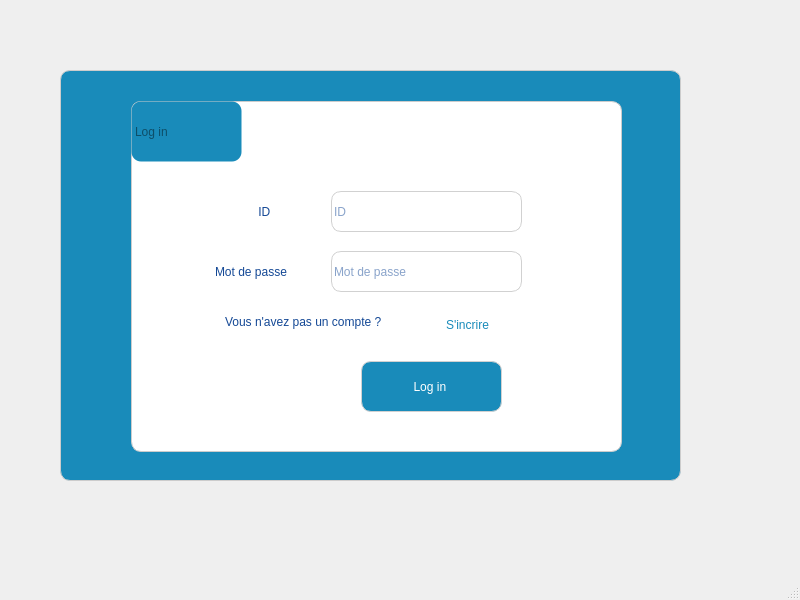
<?xml version="1.0" encoding="UTF-8"?>
<ui version="4.0">
 <class>Login</class>
 <widget class="QMainWindow" name="Login">
  <property name="geometry">
   <rect>
    <x>0</x>
    <y>0</y>
    <width>800</width>
    <height>600</height>
   </rect>
  </property>
  <property name="windowTitle">
   <string>MainWindow</string>
  </property>
  <property name="styleSheet">
   <string notr="true">/****************Buttons**********************/
QPushButton{
	border-radius:10px;
	color: rgb(255, 255, 255);
	 border-width: 2px;
	background-color: rgb(25, 139, 186);
	font: 75 10pt &quot;Times New Roman&quot;;
	border:1px solid rgb(209, 209, 209);

}


QPushButton:hover {
	background-color: rgb(20, 175, 218);
}

QPushButton:pressed {
	color: rgb(255, 255, 255);
	background-color: rgb(20, 175, 218);

}

QPushButton:checked{
    border-color: #6A6969;
	background-color: rgb(20, 175, 218);
}
/****************Frame********************/
QFrame{
	background-color: white ;
    border-radius: 10px;
    border: 1px solid #ccc;
	font: 75 10pt &quot;Times New Roman&quot;;

}

/****************QDialog********************/
QDialog{
	background-color: rgb(25, 139, 186);
}


/****************QLabel********************/
QLabel{
    border: 1px solid transparent ;
	color: rgb(20, 72, 149);
}
/****************QLineEdit********************/
QLineEdit{
	border-radius:10px;
	border:1px solid  #D1D1D1;
color: rgb(20, 72, 149);

}
/****************QGroupBox********************/
QGroupBox{
background-color: white ;
    border-radius: 10px;
    border: 1px solid #ccc;
	font: 75 10pt &quot;Times New Roman&quot;;
}
/*****************QStackedWidget*******************/
QStackedWidget{
	background-color: rgb(25, 139, 186);
}

/*****************Progress bar*******************/
QProgressBar:horizontal {

    border-radius: 6px;
    border: 1px solid #3A3939;
    text-align: center;
    padding: 1px;
	background-color: rgb(209, 209, 209);
}

QProgressBar::chunk:horizontal {
    border-radius: 6px;
	background-color: rgb(142, 191, 46);
}





</string>
  </property>
  <widget class="QWidget" name="centralwidget">
   <widget class="QStackedWidget" name="stackedWidget">
    <property name="geometry">
     <rect>
      <x>60</x>
      <y>70</y>
      <width>621</width>
      <height>411</height>
     </rect>
    </property>
    <property name="currentIndex">
     <number>0</number>
    </property>
    <widget class="QWidget" name="page">
     <widget class="QFrame" name="frame">
      <property name="geometry">
       <rect>
        <x>70</x>
        <y>30</y>
        <width>491</width>
        <height>351</height>
       </rect>
      </property>
      <property name="frameShape">
       <enum>QFrame::StyledPanel</enum>
      </property>
      <property name="frameShadow">
       <enum>QFrame::Raised</enum>
      </property>
      <widget class="QLabel" name="label_14">
       <property name="geometry">
        <rect>
         <x>0</x>
         <y>0</y>
         <width>111</width>
         <height>61</height>
        </rect>
       </property>
       <property name="toolTip">
        <string/>
       </property>
       <property name="styleSheet">
        <string notr="true">background-color: rgb(25, 139, 186);
color: rgb(13, 78, 104);
font: 75 12pt &quot;Times New Roman&quot;;</string>
       </property>
       <property name="text">
        <string>Log in </string>
       </property>
      </widget>
      <widget class="QLabel" name="label_3">
       <property name="geometry">
        <rect>
         <x>80</x>
         <y>150</y>
         <width>101</width>
         <height>41</height>
        </rect>
       </property>
       <property name="whatsThis">
        <string>&lt;html&gt;&lt;head/&gt;&lt;body&gt;&lt;p align=&quot;center&quot;&gt;&lt;br/&gt;&lt;/p&gt;&lt;/body&gt;&lt;/html&gt;</string>
       </property>
       <property name="styleSheet">
        <string notr="true"/>
       </property>
       <property name="text">
        <string>Mot de passe</string>
       </property>
      </widget>
      <widget class="QLineEdit" name="mdp">
       <property name="geometry">
        <rect>
         <x>200</x>
         <y>150</y>
         <width>191</width>
         <height>41</height>
        </rect>
       </property>
       <property name="styleSheet">
        <string notr="true"/>
       </property>
       <property name="text">
        <string/>
       </property>
       <property name="readOnly">
        <bool>false</bool>
       </property>
       <property name="placeholderText">
        <string>Mot de passe</string>
       </property>
       <property name="clearButtonEnabled">
        <bool>false</bool>
       </property>
      </widget>
      <widget class="QLabel" name="label_5">
       <property name="geometry">
        <rect>
         <x>90</x>
         <y>90</y>
         <width>101</width>
         <height>41</height>
        </rect>
       </property>
       <property name="whatsThis">
        <string>&lt;html&gt;&lt;head/&gt;&lt;body&gt;&lt;p align=&quot;center&quot;&gt;&lt;br/&gt;&lt;/p&gt;&lt;/body&gt;&lt;/html&gt;</string>
       </property>
       <property name="styleSheet">
        <string notr="true"/>
       </property>
       <property name="text">
        <string>          ID</string>
       </property>
      </widget>
      <widget class="QLineEdit" name="ID">
       <property name="geometry">
        <rect>
         <x>200</x>
         <y>90</y>
         <width>191</width>
         <height>41</height>
        </rect>
       </property>
       <property name="styleSheet">
        <string notr="true"/>
       </property>
       <property name="text">
        <string/>
       </property>
       <property name="readOnly">
        <bool>false</bool>
       </property>
       <property name="placeholderText">
        <string>ID</string>
       </property>
       <property name="clearButtonEnabled">
        <bool>false</bool>
       </property>
      </widget>
      <widget class="QLabel" name="label_4">
       <property name="geometry">
        <rect>
         <x>90</x>
         <y>200</y>
         <width>211</width>
         <height>41</height>
        </rect>
       </property>
       <property name="whatsThis">
        <string>&lt;html&gt;&lt;head/&gt;&lt;body&gt;&lt;p align=&quot;center&quot;&gt;&lt;br/&gt;&lt;/p&gt;&lt;/body&gt;&lt;/html&gt;</string>
       </property>
       <property name="styleSheet">
        <string notr="true"/>
       </property>
       <property name="text">
        <string>Vous n'avez pas un compte ?</string>
       </property>
      </widget>
      <widget class="QPushButton" name="pushButton">
       <property name="geometry">
        <rect>
         <x>290</x>
         <y>210</y>
         <width>93</width>
         <height>28</height>
        </rect>
       </property>
       <property name="styleSheet">
        <string notr="true">/****************Buttons**********************/
QPushButton{
	color: rgb(25, 139, 186);
background-color:transparent;

	
	font: 75 10pt &quot;Times New Roman&quot;;
	border:transparent;
}


QPushButton:hover {
	color: rgb(20, 175, 218);
	font: 75 12pt &quot;Times New Roman&quot;;
}




/****************Frame********************/
QFrame{
	background-color: white ;
    border-radius: 10px;
    border: 1px solid #ccc;
	font: 75 10pt &quot;Times New Roman&quot;;

}

/****************QDialog********************/
QDialog{
	background-color: rgb(25, 139, 186);
}


/****************QLabel********************/
QLabel{
    border: 1px solid transparent ;
	color: rgb(20, 72, 149);
}
/****************QLineEdit********************/
QLineEdit{
	border-radius:10px;
	border:1px solid  #D1D1D1;
color: rgb(20, 72, 149);

}
/****************QGroupBox********************/
QGroupBox{
background-color: white ;
    border-radius: 10px;
    border: 1px solid #ccc;
	font: 75 10pt &quot;Times New Roman&quot;;
}
/*****************QStackedWidget*******************/
QStackedWidget{
	background-color: rgb(25, 139, 186);
}

/*****************Progress bar*******************/
QProgressBar:horizontal {

    border-radius: 6px;
    border: 1px solid #3A3939;
    text-align: center;
    padding: 1px;
	background-color: rgb(209, 209, 209);
}

QProgressBar::chunk:horizontal {
    border-radius: 6px;
	background-color: rgb(142, 191, 46);
}





</string>
       </property>
       <property name="text">
        <string>S'incrire</string>
       </property>
      </widget>
      <widget class="QPushButton" name="pushButton_2">
       <property name="geometry">
        <rect>
         <x>230</x>
         <y>260</y>
         <width>141</width>
         <height>51</height>
        </rect>
       </property>
       <property name="text">
        <string>Log in </string>
       </property>
      </widget>
     </widget>
    </widget>
    <widget class="QWidget" name="page_2">
     <widget class="QFrame" name="frame_2">
      <property name="geometry">
       <rect>
        <x>60</x>
        <y>30</y>
        <width>491</width>
        <height>351</height>
       </rect>
      </property>
      <property name="frameShape">
       <enum>QFrame::StyledPanel</enum>
      </property>
      <property name="frameShadow">
       <enum>QFrame::Raised</enum>
      </property>
      <widget class="QLabel" name="label_15">
       <property name="geometry">
        <rect>
         <x>0</x>
         <y>0</y>
         <width>111</width>
         <height>61</height>
        </rect>
       </property>
       <property name="toolTip">
        <string/>
       </property>
       <property name="styleSheet">
        <string notr="true">background-color: rgb(25, 139, 186);
color: rgb(13, 78, 104);
font: 75 12pt &quot;Times New Roman&quot;;</string>
       </property>
       <property name="text">
        <string>Sign up </string>
       </property>
      </widget>
      <widget class="QLabel" name="label_6">
       <property name="geometry">
        <rect>
         <x>80</x>
         <y>130</y>
         <width>101</width>
         <height>41</height>
        </rect>
       </property>
       <property name="whatsThis">
        <string>&lt;html&gt;&lt;head/&gt;&lt;body&gt;&lt;p align=&quot;center&quot;&gt;&lt;br/&gt;&lt;/p&gt;&lt;/body&gt;&lt;/html&gt;</string>
       </property>
       <property name="styleSheet">
        <string notr="true"/>
       </property>
       <property name="text">
        <string>Mot de passe</string>
       </property>
      </widget>
      <widget class="QLineEdit" name="mdp_2">
       <property name="geometry">
        <rect>
         <x>200</x>
         <y>130</y>
         <width>191</width>
         <height>41</height>
        </rect>
       </property>
       <property name="styleSheet">
        <string notr="true"/>
       </property>
       <property name="text">
        <string/>
       </property>
       <property name="readOnly">
        <bool>false</bool>
       </property>
       <property name="placeholderText">
        <string>Mot de passe</string>
       </property>
       <property name="clearButtonEnabled">
        <bool>false</bool>
       </property>
      </widget>
      <widget class="QLabel" name="label_7">
       <property name="geometry">
        <rect>
         <x>90</x>
         <y>70</y>
         <width>101</width>
         <height>41</height>
        </rect>
       </property>
       <property name="whatsThis">
        <string>&lt;html&gt;&lt;head/&gt;&lt;body&gt;&lt;p align=&quot;center&quot;&gt;&lt;br/&gt;&lt;/p&gt;&lt;/body&gt;&lt;/html&gt;</string>
       </property>
       <property name="styleSheet">
        <string notr="true"/>
       </property>
       <property name="text">
        <string>          ID</string>
       </property>
      </widget>
      <widget class="QLineEdit" name="ID_2">
       <property name="geometry">
        <rect>
         <x>200</x>
         <y>70</y>
         <width>191</width>
         <height>41</height>
        </rect>
       </property>
       <property name="styleSheet">
        <string notr="true"/>
       </property>
       <property name="text">
        <string/>
       </property>
       <property name="readOnly">
        <bool>false</bool>
       </property>
       <property name="placeholderText">
        <string>ID</string>
       </property>
       <property name="clearButtonEnabled">
        <bool>false</bool>
       </property>
      </widget>
      <widget class="QPushButton" name="pushButton_4">
       <property name="geometry">
        <rect>
         <x>230</x>
         <y>260</y>
         <width>141</width>
         <height>51</height>
        </rect>
       </property>
       <property name="text">
        <string>Sign up </string>
       </property>
      </widget>
      <widget class="QLineEdit" name="mdp_3">
       <property name="geometry">
        <rect>
         <x>200</x>
         <y>190</y>
         <width>191</width>
         <height>41</height>
        </rect>
       </property>
       <property name="styleSheet">
        <string notr="true"/>
       </property>
       <property name="text">
        <string/>
       </property>
       <property name="readOnly">
        <bool>false</bool>
       </property>
       <property name="placeholderText">
        <string>Confirmer mot de passe</string>
       </property>
       <property name="clearButtonEnabled">
        <bool>false</bool>
       </property>
      </widget>
      <widget class="QLabel" name="label_8">
       <property name="geometry">
        <rect>
         <x>10</x>
         <y>190</y>
         <width>171</width>
         <height>41</height>
        </rect>
       </property>
       <property name="whatsThis">
        <string>&lt;html&gt;&lt;head/&gt;&lt;body&gt;&lt;p align=&quot;center&quot;&gt;&lt;br/&gt;&lt;/p&gt;&lt;/body&gt;&lt;/html&gt;</string>
       </property>
       <property name="styleSheet">
        <string notr="true"/>
       </property>
       <property name="text">
        <string>Confirmer mot de passe</string>
       </property>
      </widget>
     </widget>
    </widget>
   </widget>
  </widget>
  <widget class="QMenuBar" name="menubar">
   <property name="geometry">
    <rect>
     <x>0</x>
     <y>0</y>
     <width>800</width>
     <height>26</height>
    </rect>
   </property>
  </widget>
  <widget class="QStatusBar" name="statusbar"/>
 </widget>
 <resources/>
 <connections/>
</ui>
